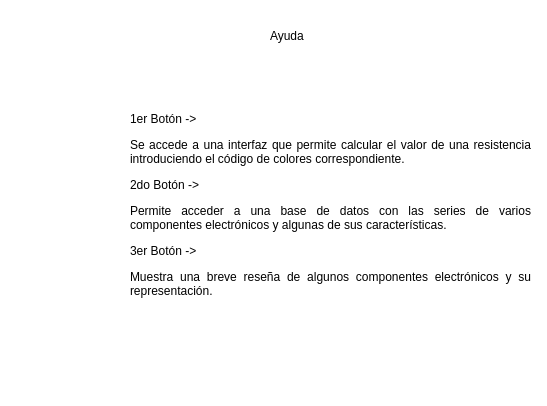
<?xml version="1.0" encoding="UTF-8"?>
<ui version="4.0">
 <class>help</class>
 <widget class="QDialog" name="help">
  <property name="geometry">
   <rect>
    <x>0</x>
    <y>0</y>
    <width>547</width>
    <height>406</height>
   </rect>
  </property>
  <property name="windowTitle">
   <string>Dialog</string>
  </property>
  <property name="styleSheet">
   <string notr="true">background-color: rgb(255, 255, 255);</string>
  </property>
  <widget class="QLabel" name="label">
   <property name="geometry">
    <rect>
     <x>20</x>
     <y>150</y>
     <width>91</width>
     <height>121</height>
    </rect>
   </property>
   <property name="text">
    <string/>
   </property>
   <property name="pixmap">
    <pixmap resource="resources.qrc">:/images/220px-RA0007A.jpg</pixmap>
   </property>
   <property name="scaledContents">
    <bool>true</bool>
   </property>
  </widget>
  <widget class="QLabel" name="label_2">
   <property name="geometry">
    <rect>
     <x>270</x>
     <y>20</y>
     <width>71</width>
     <height>31</height>
    </rect>
   </property>
   <property name="styleSheet">
    <string notr="true">font: 14pt &quot;MS Shell Dlg 2&quot;;</string>
   </property>
   <property name="text">
    <string>Ayuda</string>
   </property>
  </widget>
  <widget class="QLabel" name="label_3">
   <property name="geometry">
    <rect>
     <x>130</x>
     <y>80</y>
     <width>401</width>
     <height>291</height>
    </rect>
   </property>
   <property name="styleSheet">
    <string notr="true">font: 25 italic 9pt &quot;Bookman Old Style&quot;;
</string>
   </property>
   <property name="text">
    <string>&lt;html&gt;&lt;head/&gt;&lt;body&gt;&lt;p align=&quot;justify&quot;&gt;1er Botón -&amp;gt; &lt;/p&gt;&lt;p align=&quot;justify&quot;&gt;Se accede a una interfaz que permite calcular el valor de una resistencia introduciendo el código de colores correspondiente.&lt;/p&gt;&lt;p align=&quot;justify&quot;&gt;2do Botón -&amp;gt; &lt;/p&gt;&lt;p align=&quot;justify&quot;&gt;Permite acceder a una base de datos con las series de varios componentes electrónicos y algunas de sus características. &lt;/p&gt;&lt;p align=&quot;justify&quot;&gt;3er Botón -&amp;gt; &lt;/p&gt;&lt;p align=&quot;justify&quot;&gt;Muestra una breve reseña de algunos componentes electrónicos y su representación. &lt;/p&gt;&lt;p&gt;&lt;br/&gt;&lt;/p&gt;&lt;/body&gt;&lt;/html&gt;</string>
   </property>
   <property name="alignment">
    <set>Qt::AlignJustify|Qt::AlignVCenter</set>
   </property>
   <property name="wordWrap">
    <bool>true</bool>
   </property>
  </widget>
 </widget>
 <resources>
  <include location="resources.qrc"/>
 </resources>
 <connections/>
</ui>
